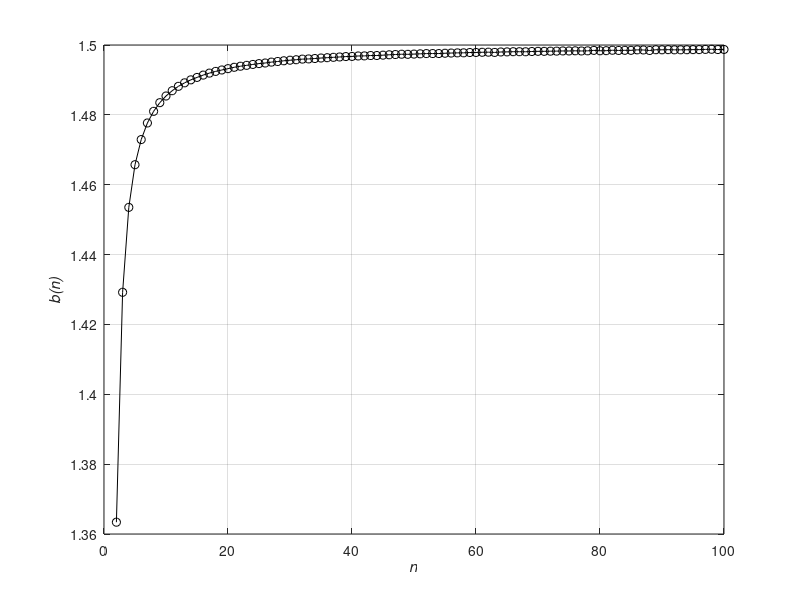
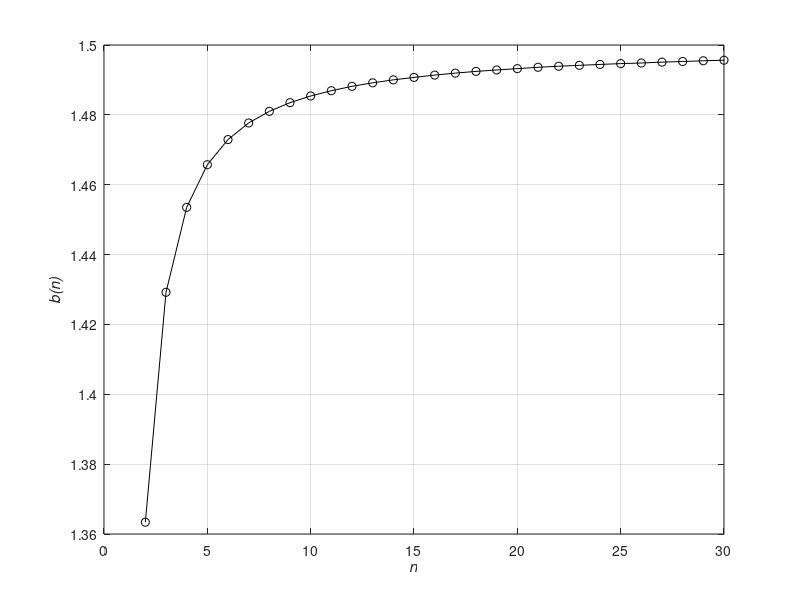
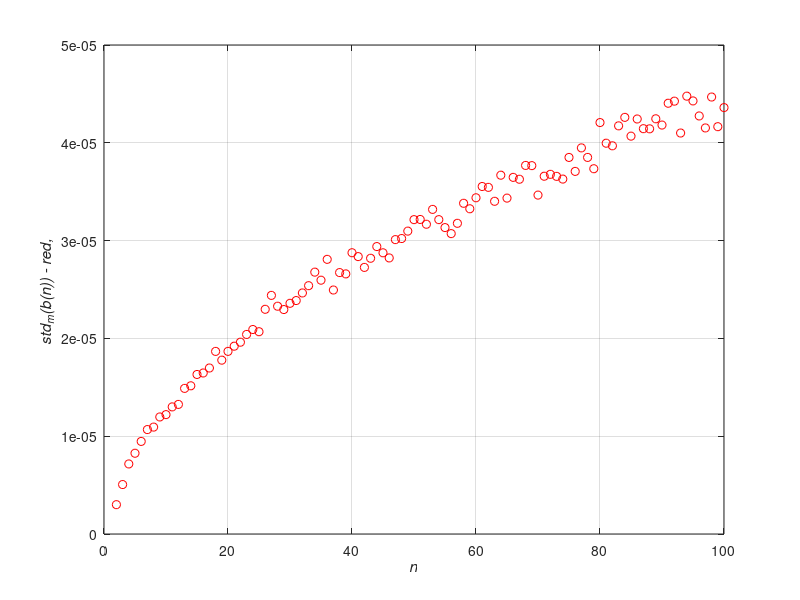

MATLAB code for these plots, in order:
clear all
clc

function s = std15(x)
  % x is n x m
  [n, m] = size(x);

  % column means: 1 x m
  mu = sum(x, 1) ./ n;

  % center data: subtract column means
  xc = x - ones(n, 1) * mu;

  % unbiased column variances: 1 x m
  s2 = sum(xc.^2, 1) ./ (n - 1.5);

  % standard deviations: 1 x m
  s = sqrt(s2);
end
%


load('optimal_bn_500times.mat');
n = double(n);


figure (1)
plot(n,bn_mean,'-ok');
xlabel('\it{n}');
ylabel('\it{b(n)}');
grid;

figure (2)
plot(n,bn_mean,'-ok');
xlabel('\it{n}');
ylabel('\it{b(n)}');
xlim([0,30]);
grid;

%figure (3)
%plot(n,std(bn_all),'ok',n,std15(bn_all),'or',n,bn_std,'ob');
%xlabel('\it{n}');
%ylabel('\it{std(b(n)) - black, std15(b(n)) - red }');
%grid;

figure (3)
%plot(n,std(bn_all)./sqrt(size(bn_all,1)),'ok',n,std15(bn_all)./sqrt(size(bn_all,1)),'or');
plot(n,std15(bn_all)./sqrt(size(bn_all,1)),'or');
xlabel('\it{n}');
ylabel('\it{std_m(b(n)) - red, }');
grid;

%fprintf('\n');
%
%for i=1:numel(n);
%  %fprintf('n = %1.1f, b(n)=%1.4f +/- %1.4f \n',n(i),bn_mean(i),2.*bn_std(i));
%  fprintf('n = %1.1f, b(n)=%1.4f \n',n(i),bn_mean(i));
%end
%%
%
%fprintf('\n');


save -v7 Results_ident_bn.mat n bn_mean bn_std

